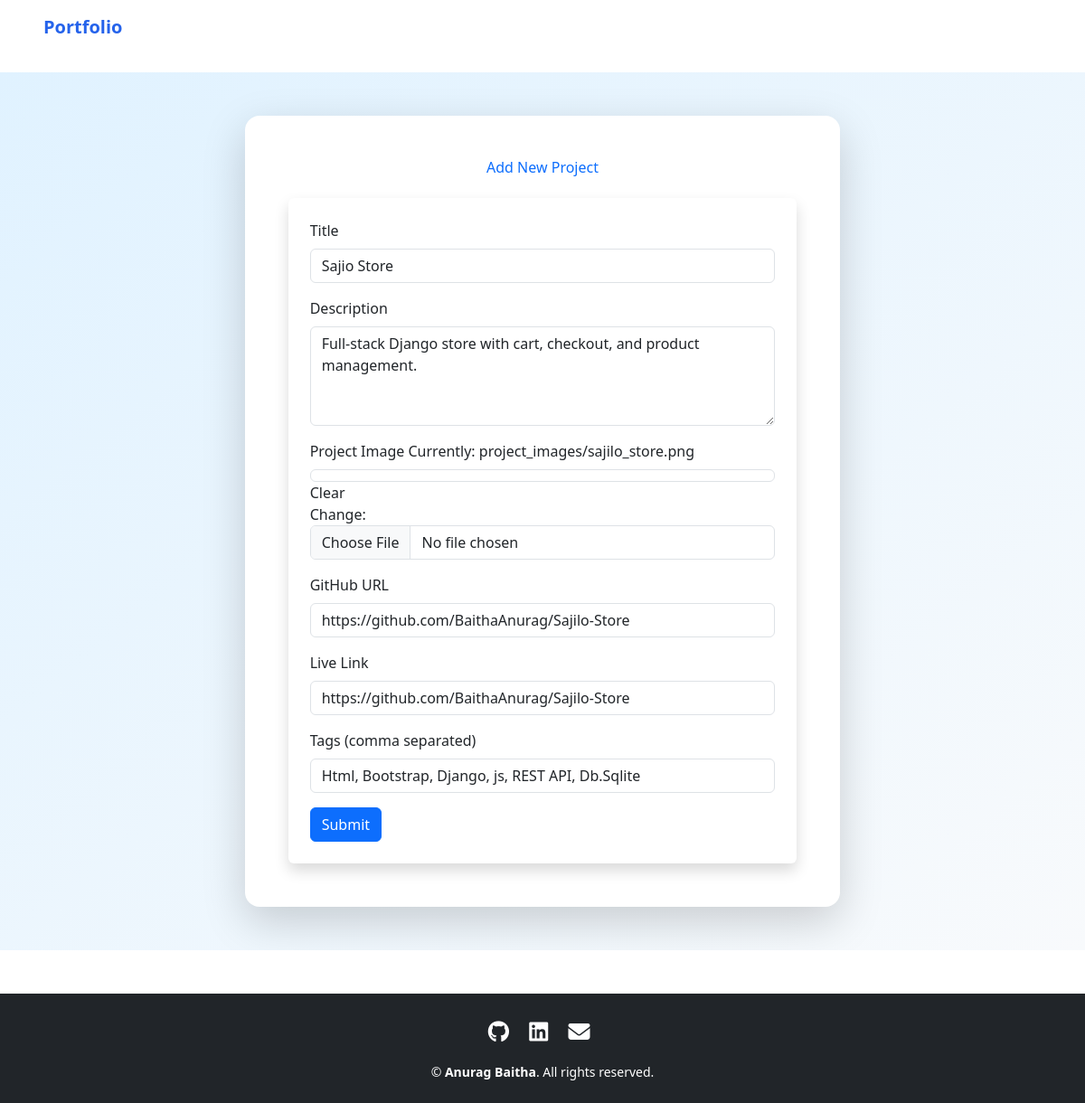
The app's page /update/2/ with its own data.
### Mainapp/models.py (models this page shows, shortened)
class Project(models.Model):
    title = models.CharField(max_length=100)
    description = models.TextField()
    image = models.ImageField(upload_to='project_images/', blank=True, null=True)
    github_url = models.URLField(blank=True, null=True)
    link = models.URLField(blank=True, null=True)
    tags = models.CharField(max_length=255, blank=True)

### Mainapp/views.py (the view)
# urls.py: path('update/<int:pk>/', views.update_project, name='update_project'),
def update_project(request, pk):
    project = get_object_or_404(Project, pk=pk)
    if request.method == 'POST':
        form = ProjectForm(request.POST, request.FILES, instance=project)
        if form.is_valid():
            form.save()
            return redirect('home')
    else:
        form = ProjectForm(instance=project)
    return render(request, 'update_project.html', {'form': form, 'project': project})

### Mainapp/forms.py
class ProjectForm(forms.ModelForm):
    class Meta:
        model = Project
        fields = ['title', 'description', 'image', 'github_url', 'link', 'tags']
        widgets = {
            'description': forms.Textarea(attrs={'rows': 4}),
            'tags': forms.TextInput(attrs={'placeholder': 'e.g. Django, Bootstrap, API'}),
        }

### Mainapp/templates/update_project.html (shortened to what this page needs)
{% extends 'base.html' %}
{% block content %}
<div class="py-5" style="background: linear-gradient(to bottom right, #e0f2ff, #f8fafc); min-height: 100vh;">
  <div class="container">
    <div class="row justify-content-center">
      <div class="col-md-8">
        <div class="card shadow-lg border-0 rounded-4">
          <div class="card-body p-5">
            <h2 class="text-center mb-4 text-primary">Add New Project</h2>
            <form method="POST" enctype="multipart/form-data" class="bg-white p-4 rounded shadow">
                <div class="mb-3">
                    <label for="id_title" class="form-label">Title</label>
                    {{ form.title }}
                </div>
                <div class="mb-3">
                    <label for="id_description" class="form-label">Description</label>
                    {{ form.description }}
                </div>
                <div class="mb-3">
                    <label for="id_image" class="form-label">Project Image</label>
                    {{ form.image }}
                </div>
                <div class="mb-3">
                    <label for="id_github_url" class="form-label">GitHub URL</label>
                    {{ form.github_url }}
                </div>
                <div class="mb-3">
                    <label for="id_link" class="form-label">Live Link</label>
                    {{ form.link }}
                </div>
                <div class="mb-3">
                    <label for="id_tags" class="form-label">Tags (comma separated)</label>
                    {{ form.tags }}
                </div>
                <button type="submit" class="btn btn-primary">Submit</button>
                </form>
          </div>
        </div>
      </div>
    </div>
  </div>
</div>
{% endblock %}

### records on screen
Project: title "Sajio Store", description "Full-stack Django store with cart, checkout, and product management.", github_url "https://github.com/BaithaAnurag/Sajilo-Store", link "https://github.com/BaithaAnurag/Sajilo-Store", tags "Html, Bootstrap, Django, js, REST API, Db.Sqlite"
